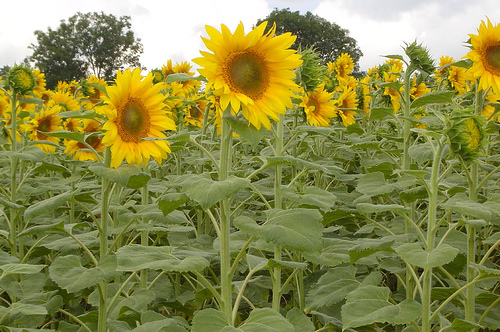
#> input picture img/1.jpg, 500 x 332 px, found by its file name
$ jupyter execute 17.ipynb
#> lines starting #> are read from the running program, lines starting #| are printed output that depends on the picture
[cell 1]
from PIL import Image
import numpy as np
import matplotlib.pyplot as plt
from scipy import ndimage

# Đọc ảnh
image_path = 'C:/Users/nhatm/PycharmProjects/ComputerVision/img/1.jpg'
image = Image.open(image_path)
#> image is the input picture: PIL image 500x332 RGB; mean R, G, B 139.4, 139.2, 74.1

# Ảnh xám
gray_image = image.convert('L')
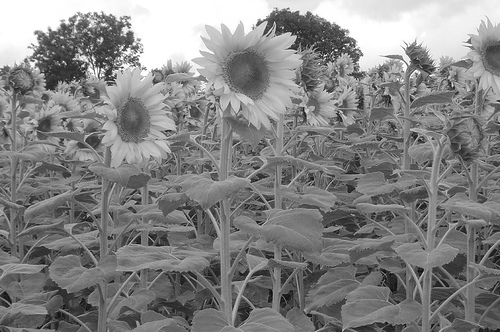
#> gray_image: PIL image 500x332 L; min 1, max 255, mean 131.8

# Chuyển ảnh xám về mảng
image_a = np.array(gray_image)

# Tính gradient theo hướng x
gradient_x = ndimage.sobel(image_a, axis=0, mode='constant')
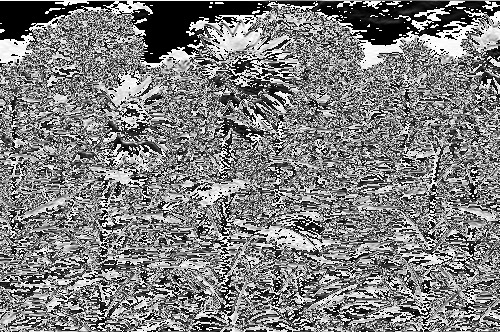
#> gradient_x: shape (332, 500); min 0, max 255, mean 126.9

# Hiển thị ảnh
fig, axs = plt.subplots(2,1, figsize=(10, 8))

plt.subplot(2,1,1)
plt.imshow(gray_image, cmap='gray')
plt.title('Ảnh xám gốc')

plt.subplot(2,1,2)
plt.imshow(gradient_x, cmap='gray')
plt.title('Ảnh xám gốc')

plt.show()
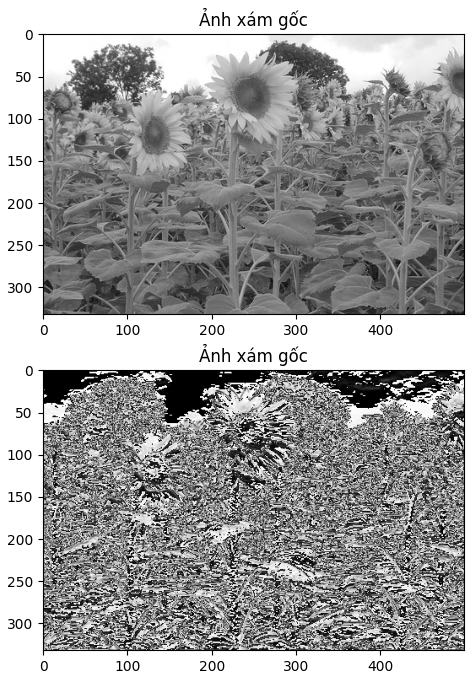
#> figure drawn by matplotlib, 2 panels
